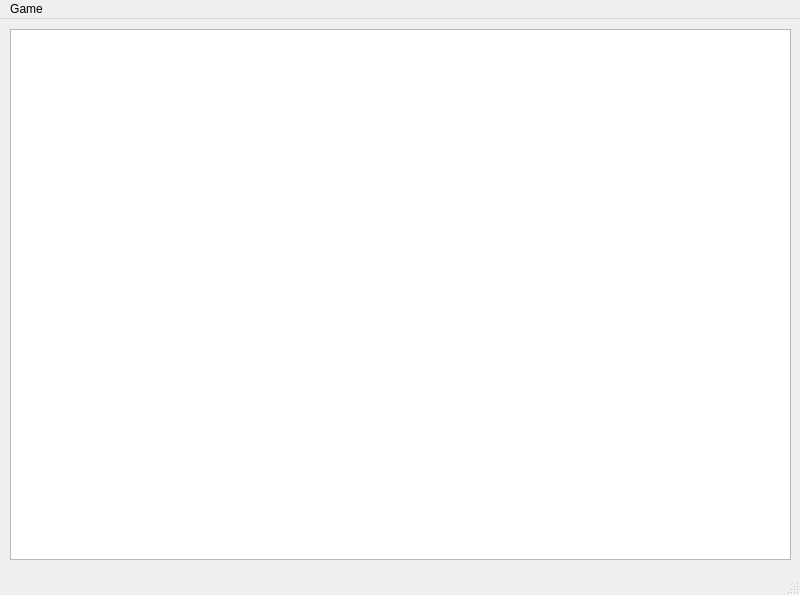
<?xml version="1.0" encoding="UTF-8"?>
<ui version="4.0">
 <class>MainWindow</class>
 <widget class="QMainWindow" name="MainWindow">
  <property name="geometry">
   <rect>
    <x>0</x>
    <y>0</y>
    <width>800</width>
    <height>595</height>
   </rect>
  </property>
  <property name="windowTitle">
   <string>MainWindow</string>
  </property>
  <widget class="QWidget" name="centralWidget">
   <widget class="QGraphicsView" name="graphicsView">
    <property name="geometry">
     <rect>
      <x>10</x>
      <y>10</y>
      <width>781</width>
      <height>531</height>
     </rect>
    </property>
    <property name="focusPolicy">
     <enum>Qt::NoFocus</enum>
    </property>
    <property name="verticalScrollBarPolicy">
     <enum>Qt::ScrollBarAlwaysOff</enum>
    </property>
    <property name="horizontalScrollBarPolicy">
     <enum>Qt::ScrollBarAlwaysOff</enum>
    </property>
   </widget>
  </widget>
  <widget class="QMenuBar" name="menuBar">
   <property name="geometry">
    <rect>
     <x>0</x>
     <y>0</y>
     <width>800</width>
     <height>23</height>
    </rect>
   </property>
   <widget class="QMenu" name="menu">
    <property name="title">
     <string>Game</string>
    </property>
    <addaction name="actionStart"/>
   </widget>
   <addaction name="menu"/>
  </widget>
  <widget class="QStatusBar" name="statusBar"/>
  <action name="actionStart">
   <property name="text">
    <string>Start</string>
   </property>
  </action>
 </widget>
 <layoutdefault spacing="6" margin="11"/>
 <tabstops>
  <tabstop>graphicsView</tabstop>
 </tabstops>
 <resources/>
 <connections/>
</ui>
